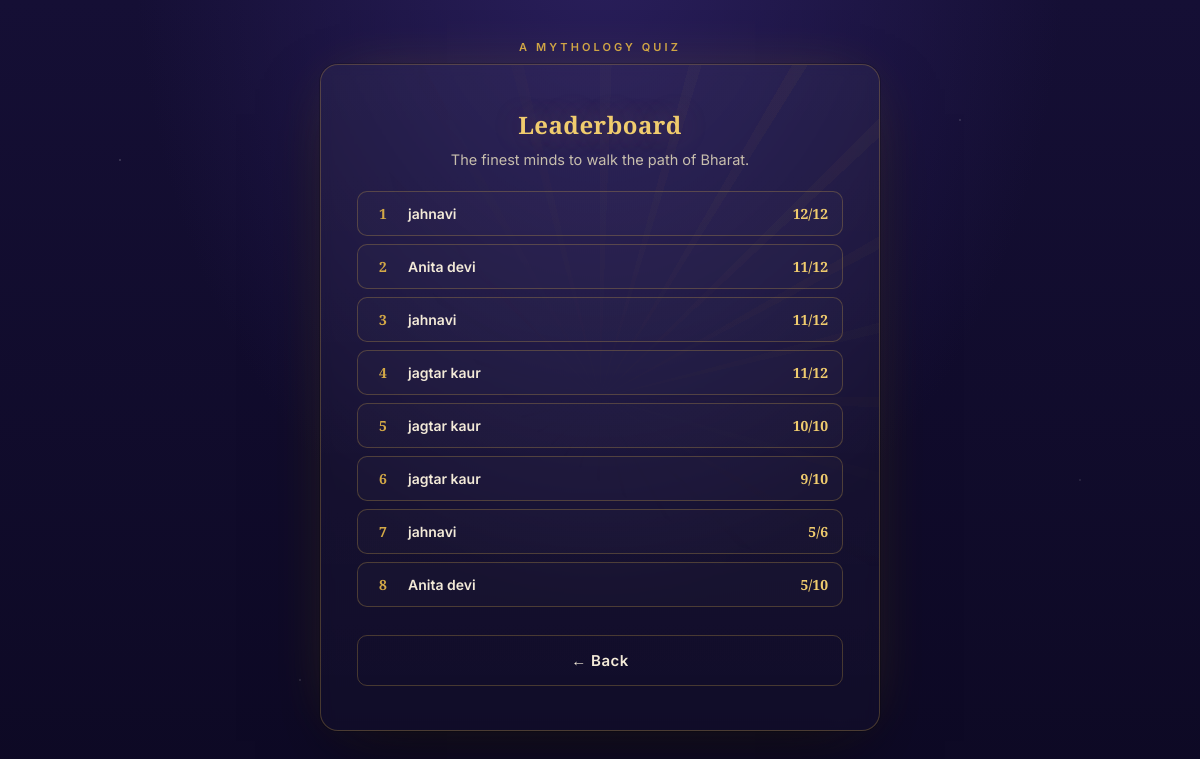
The app's page /leaderboard with its own data.
### tables this page shows
CREATE TABLE attempts (
            id INTEGER PRIMARY KEY AUTOINCREMENT,
            user_id INTEGER,
            username TEXT NOT NULL,
            score INTEGER NOT NULL,
            total INTEGER NOT NULL,
            created_at TEXT DEFAULT CURRENT_TIMESTAMP,
            FOREIGN KEY (user_id) REFERENCES users (id)
        );

### app.py (the view)
@app.route("/leaderboard")
def leaderboard():
    conn = get_db()
    rows = conn.execute(
        "SELECT username, score, total, created_at FROM attempts "
        "ORDER BY score DESC, created_at ASC LIMIT 10"
    ).fetchall()
    conn.close()
    return render_template("leaderboard.html", rows=rows)

### database.py (called while the page is built)
def get_db():
    conn = sqlite3.connect(DATABASE)
    conn.row_factory = sqlite3.Row
    conn.execute("PRAGMA foreign_keys = ON")
    return conn

### templates/leaderboard.html (shortened to what this page needs)
{% extends "base.html" %}
{% block content %}
<h1 style="font-size:24px;">Leaderboard</h1>
<p class="subtitle" style="margin-bottom:20px;">The finest minds to walk the path of Bharat.</p>
{% if rows %}
  {% for r in rows %}
  <div class="lb-row">
    <div class="lb-rank">{{ loop.index }}</div>
    <div class="lb-name">{{ r['username'] }}</div>
    <div class="lb-score">{{ r['score'] }}/{{ r['total'] }}</div>
  </div>
  {% endfor %}
{% else %}
  <div class="lb-empty">No scores yet — be the first to play.</div>
{% endif %}
<a href="{{ url_for('home') }}"><button class="btn btn-secondary" style="margin-top:20px;">← Back</button></a>
{% endblock %}

### templates/base.html (shortened to what this page needs)
<!DOCTYPE html>
<html lang="en">
<head>
<link rel="stylesheet" href="{{ url_for('static', filename='css/style.css') }}">
</head>
<body>
<div class="page">
  <div class="eyebrow">A Mythology Quiz</div>
  <div class="card">
    {% block content %}{% endblock %}
  </div>
</div>
</body>
</html>

### static/css/style.css (style rules this page uses)
:root { --night: #150F35; --night-deep: #0D0924; --gold: #D4A947; --gold-bright: #F0CC6E; --vermillion: #E1543D; --leaf: #7FA65C; --ivory: #F3EAD8; --ivory-dim: #C8BFAE; --card-line: rgba(212,169,71,0.28); }
* { box-sizing:border-box; margin:0; padding:0; }
html,body { height:100%; }
body { min-height:100vh; font-family:'Inter', sans-serif; color:var(--ivory); background: radial-gradient(1px 1px at 10% 20%, rgba(255,255,255,0.5) 0, transparent 100%), radial-gradient(1px 1px at 80% 15%, rgba(255,255,255,0.4) 0, transparent 100%), radial-gradient(1px 1px at 60% 70%, rgba(255,255,255,0.35) 0, transparent 100%), radial-gradient(1px 1px at 25% 85%, rgba(255,255,255,0.4) 0, transparent 100%), radial-gradient(1px 1px at 90% 60%, rgba(255,255,255,0.3) 0, transparent 100%), radial-gradient(1px 1px at 45% 40%, rgba(255,255,255,0.4) 0, transparent 100%), radial-gradient(1px 1px at 70% 90%, rgba(255,255,255,0.3) 0, transparent 100%), radial-gradient(ellipse at 50% -10%, #2A1F5C 0%, transparent 55%), linear-gradient(180deg, var(--night) 0%, var(--night-deep) 100%); display:flex; align-items:flex-start; justify-content:center; padding:40px 16px; }
.page { width:100%; max-width:560px; }
.eyebrow { font-family:'Inter'; font-size:11px; font-weight:600; letter-spacing:0.28em; text-transform:uppercase; color:var(--gold); text-align:center; margin-bottom:10px; }
.card { background:linear-gradient(180deg, rgba(255,255,255,0.04), rgba(255,255,255,0.015)); border:1px solid var(--card-line); border-radius:18px; padding:44px 36px; backdrop-filter:blur(6px); box-shadow:0 0 0 1px rgba(0,0,0,0.2), 0 30px 70px -20px rgba(0,0,0,0.6), 0 0 60px -25px rgba(212,169,71,0.35); position:relative; overflow:hidden; }
.card::before { content:""; position:absolute; inset:0; background:repeating-conic-gradient(from 0deg, rgba(212,169,71,0.05) 0deg 2deg, transparent 2deg 15deg); -webkit-mask:radial-gradient(circle at 100% 0%, black, transparent 60%); mask:radial-gradient(circle at 100% 0%, black, transparent 60%); pointer-events:none; }
h1 { font-family:'Cinzel Decorative', serif; font-size:30px; text-align:center; color:var(--gold-bright); letter-spacing:0.02em; line-height:1.3; margin-bottom:8px; text-shadow:0 0 30px rgba(240,204,110,0.25); }
.subtitle { text-align:center; color:var(--ivory-dim); font-size:14.5px; line-height:1.6; margin-bottom:32px; font-weight:400; }
.btn { width:100%; padding:15px 20px; margin-top:22px; font-family:'Inter'; font-size:15px; font-weight:600; letter-spacing:0.03em; border-radius:10px; border:none; cursor:pointer; transition:transform 0.15s ease, box-shadow 0.15s ease, filter 0.15s ease; }
.btn-secondary { background:transparent; color:var(--ivory); border:1px solid var(--card-line); }
.lb-row { display:flex; align-items:center; gap:14px; padding:12px 14px; border:1px solid var(--card-line); border-radius:10px; margin-bottom:8px; background:rgba(255,255,255,0.02); }
.lb-rank { font-family:'Cinzel'; font-weight:700; font-size:14px; color:var(--gold); width:22px; text-align:center; flex-shrink:0; }
.lb-name { flex:1; font-size:14px; font-weight:600; }
.lb-score { font-family:'Cinzel'; font-weight:600; color:var(--gold-bright); font-size:14px; }

### records on screen
attempts: username "jahnavi", score "12", total "12"
attempts: username "Anita devi", score "11", total "12"
attempts: username "jahnavi", score "11", total "12"
attempts: username "jagtar kaur", score "11", total "12"
attempts: username "jagtar kaur", score "10", total "10"
attempts: username "jagtar kaur", score "9", total "10"
attempts: username "jahnavi", score "5", total "6"
attempts: username "Anita devi", score "5", total "10"
